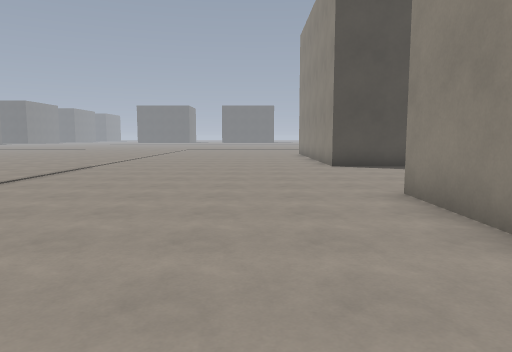
View 1 (above)

24 first-person views from a walk through a 3-D level made in the Godot game engine. The camera is 1.5 m above the floor, tilts 6° down and sees 70° across. The floor is counted in squares, 1.52 m on a side. Each view is taken from the middle of a square. On the plan, view 1 faces up. The plan holds only what a view shows up to about 13 squares ahead; the rest is blank. The place goes on beyond the plan. Flat picture figures and markers are not drawn. Surface patterns are stand-ins for the level's own textures.

View 2
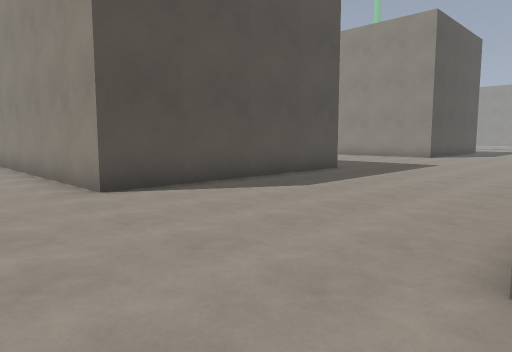

View 3
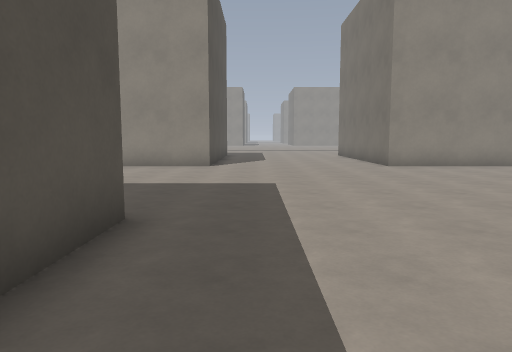

View 4
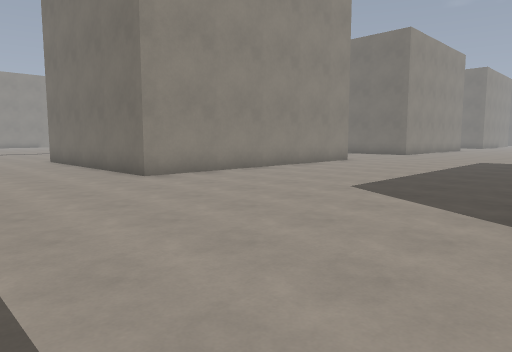

View 5
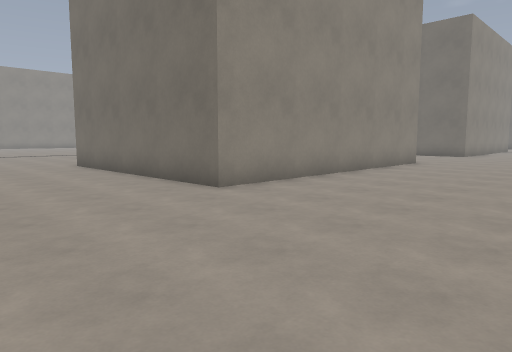

View 6
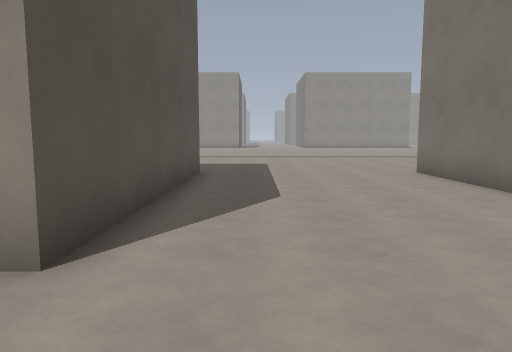

View 7
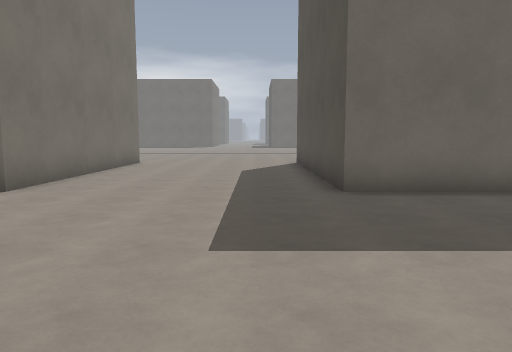

View 8
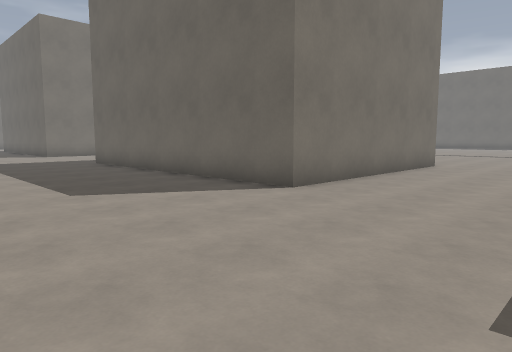

View 9
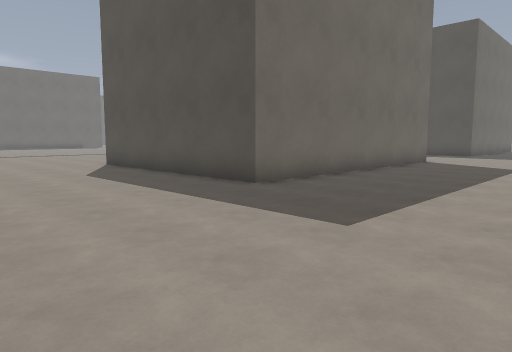

View 10
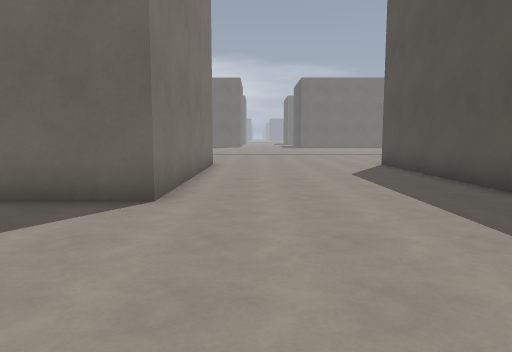

View 11
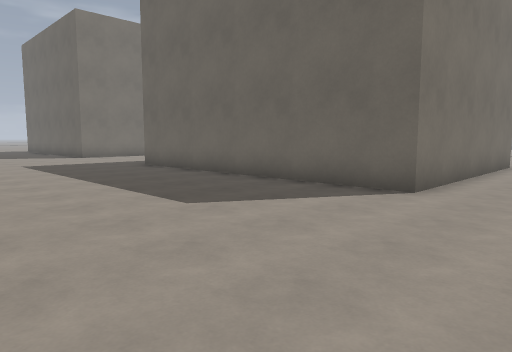

View 12
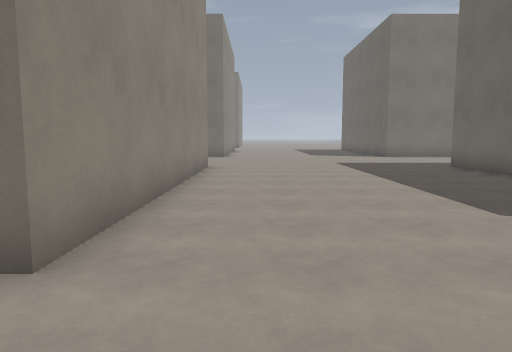

View 13
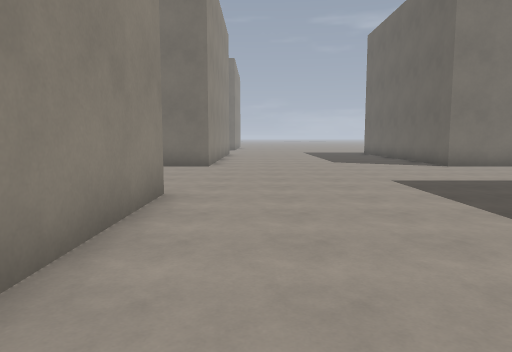

View 14
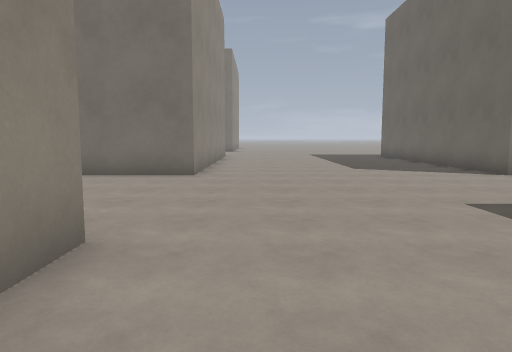

View 15
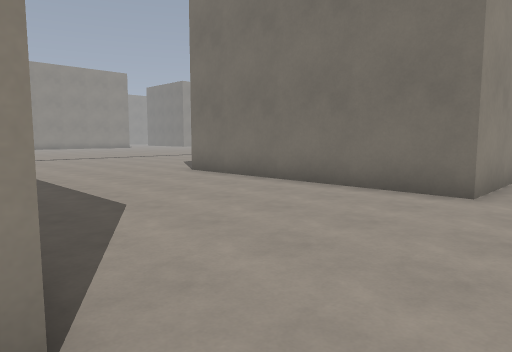

View 16
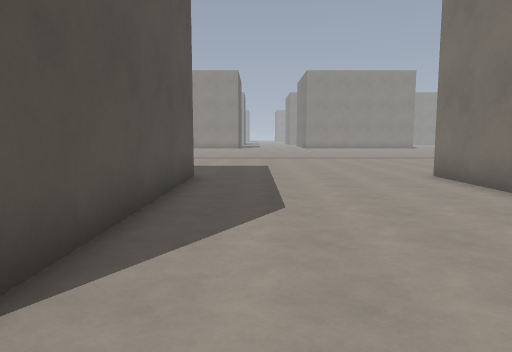

View 17
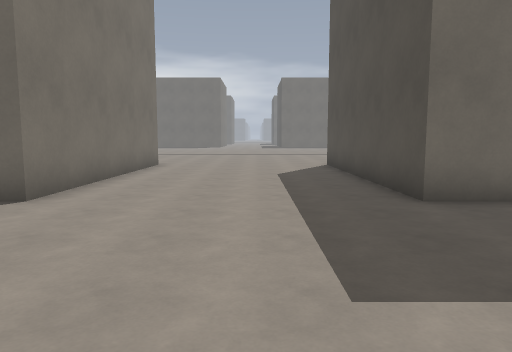

View 18
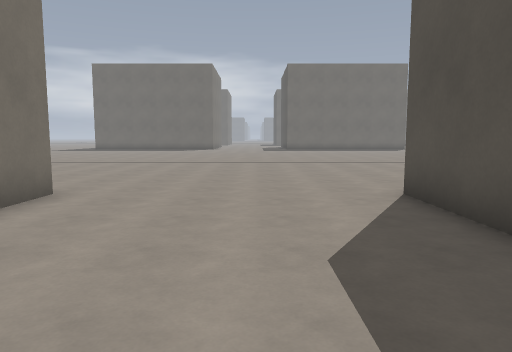

View 19
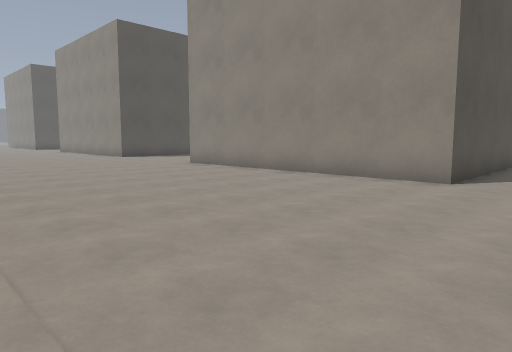

View 20
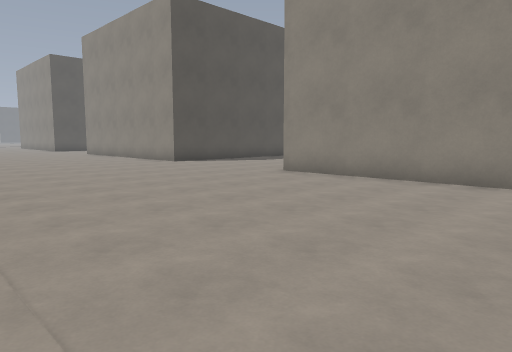

View 21
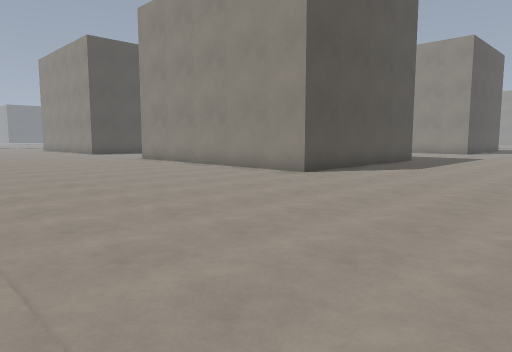

View 22
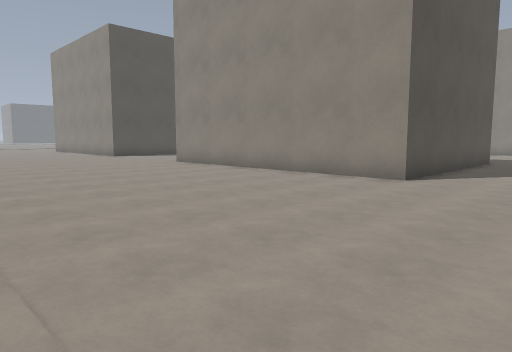

View 23
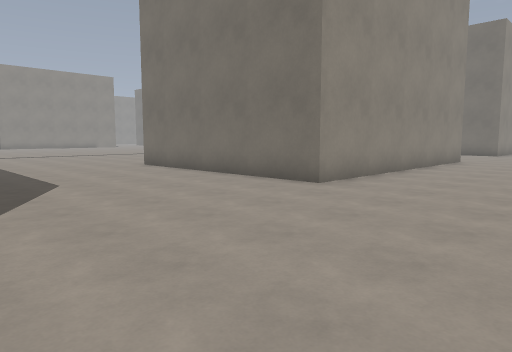

View 24
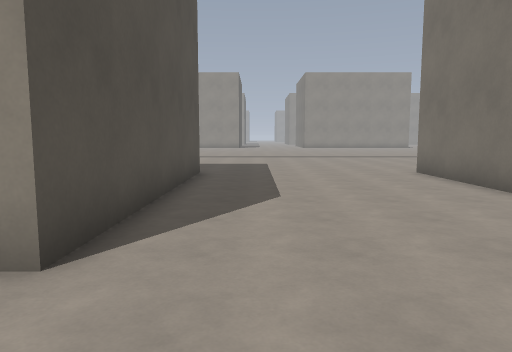

### Floor plan
Key: @ floor where view 1 was taken; . floor; B block.
Columns run from 6 left of view 1 to 30 right of it. Each row starts with its distance up from view 1.
 18         .B
 17         .B
 16         .B      B        B
 15         .B      B..   ...B
 14        ..B      B........B
 13 .........BBBBBBBB........BBBBBBBB...
 12 ....................................
 11 ....................................
 10 ....................................
  9 ....................................
  8 ....................................
  7  ...................................
  6   .......BBBBBBBB........BBBBBBBB...
  5   .......B      B........B
  4   .......B      B........B
  3   .......B      B........B
  2   .......B      B........B
  1  ........B      B........B
  0  .....@..B      B........B
 -1  ........B      B........B
 -2  ........B      B........B
 -3  ........BBBBBBBB........BBBBBBBB...
 -4 ....................................
 -5 ....................................
 -6  ...................................
 -7 ....................................
 -8 ....................................
 -9  ...................................
-10 .........BBBBBBBB........BBBBBBBB...
-11  ........B      B........B
-12  ........B      B........B
-13  ........B      B........B
-14 .........B      B........B
-15 .........B      B........B
-16  ........B      B........B
-17 .........B      B........B
-18  ........B      B........B
-19 .........BBBBBBBB........BBBBBBBB....
-20 .....................................
-21  ....................................
-22 . ...................................
-23   ...................................
-24   ...................................
-25   ...................................
-26   .......BBBBBBBB........BBBBBBBB....
-27   ......        B........B         ..
-28   ....          B........B

Positions as (right, up) in squares from view 1, and headings:
1: (0, 0), facing up
2: (0, 6), facing up-right
3: (6, 11), facing right
4: (10, 11), facing down-right
5: (13, 11), facing down-right
6: (16, 11), facing right
7: (17, 11), facing left
8: (16, 11), facing down-left
9: (16, -9), facing up-left
10: (16, -8), facing left
11: (17, -7), facing down-left
12: (17, -7), facing down
13: (17, -13), facing down
14: (17, -16), facing down
15: (17, -19), facing down-right
16: (17, -21), facing right
17: (16, -22), facing left
18: (9, -22), facing left
19: (-6, -22), facing up-right
20: (-6, -17), facing up-right
21: (-6, -10), facing up-right
22: (-6, -7), facing up-right
23: (14, -3), facing down-right
24: (16, -5), facing right
